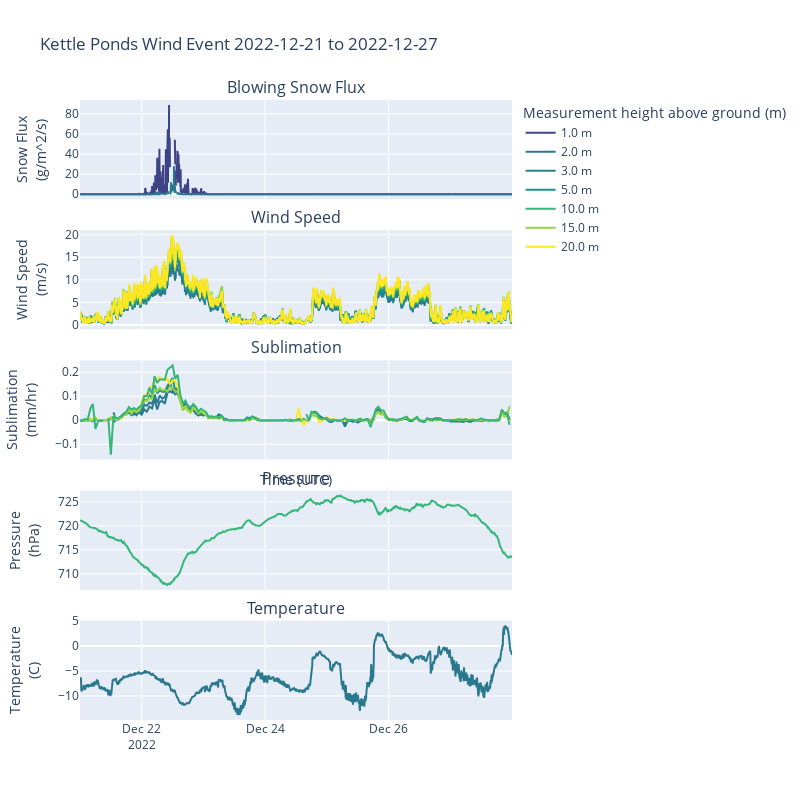

Notebook cell for this chart:
### Code cell
# now let's do the same with facets and plot our wind speed as well
snow_flux = sos_tidy_df.query("measurement=='snow flux'")
wind_speed = sos_tidy_df.query("measurement=='wind speed'")
temperature = sos_tidy_df.query("measurement=='temperature' and tower=='c' and height==2")
pressure = sos_tidy_df.query("measurement=='pressure'")

# create a figure with 3 facets
fig = make_subplots(5,1, 
                    subplot_titles=("Blowing Snow Flux", "Wind Speed", "Sublimation", "Pressure", "Temperature"),
                    shared_xaxes=True, 
                    vertical_spacing=0.05)

# plot the blowing snow flux at the two levels as above
for height in snow_flux.height.unique():
    fig.add_trace(go.Scatter(
        x=snow_flux.query(f"height=={height}")['time'], 
        y=snow_flux.query(f"height=={height}")['value'],
        name=f"{height} m",
        marker_color=color_dict[height]
    ),
    row=1, col=1
    )
# plot the wind speed at the central tower at all heights
wind_speed_central = wind_speed.query("tower=='c'")
# round values to the nearest 10th
wind_speed_central.value = wind_speed_central.value.round(1)
for height in wind_speed_central.height.unique():
    fig.add_trace(go.Scatter(
        x=wind_speed_central.query(f"height=={height}")['time'], 
        y=wind_speed_central.query(f"height=={height}")['value'],
        name=f"{height} m",
        marker_color=color_dict[height]
    ),
    row=2, col=1,
    )
# plot the sublimation rate
for height in sos_sublimation_hourly.height.unique():
    fig.add_trace(go.Scatter(
        x=sos_sublimation_hourly.query(f"height=={height}")['time'], 
        y=sos_sublimation_hourly.query(f"height=={height}")['value'],
        name=f"{height} m",
        marker_color=color_dict[height]
    ),
    row=3, col=1,
    )
# plot the pressure at the central tower
pressure_central_10m = pressure.query("tower=='c' and height==10")
fig.add_trace(go.Scatter(
    x=pressure_central_10m['time'], 
    y=pressure_central_10m['value'],
    showlegend=False,
    marker_color=color_dict[10.0],
    name="10m Pressure"
),
row=4, col=1,
)
# plot the temperature at the central tower at 2m
fig.add_trace(go.Scatter(
    x=temperature['time'], 
    y=temperature['value'],
    showlegend=False,
    marker_color=color_dict[2.0],
    name="2m Temperature"
),
row=5, col=1,
)

# update the layout
fig.update_layout(
    title="Kettle Ponds Wind Event 2022-12-21 to 2022-12-27",
    xaxis3=dict(
        title="Time (UTC)"
    ),
    yaxis1=dict(
        title="Snow Flux<br>(g/m^2/s)"
    ),
    yaxis2=dict(
        title="Wind Speed<br>(m/s)"
    ),
    yaxis3=dict(
        title="Sublimation<br>(mm/hr)"
    ),
    yaxis4=dict(
        title="Pressure<br>(hPa)"
    ),
    yaxis5=dict(
        title="Temperature<br>(C)"
    ),
    legend_title="Measurement height\nabove ground (m)",
    hovermode="x unified",
    width= 800,
    height=800,
)
# update the legend to only show one entry for each height
# https://stackoverflow.com/questions/26939121/how-to-avoid-duplicate-legend-labels-in-plotly-or-pass-custom-legend-labels
names = set()
fig.for_each_trace(
    lambda trace:
        trace.update(showlegend=False)
        if (trace.name in names) else names.add(trace.name))

### Figure 1 — Plotly figure (JSON) as saved in the notebook; plotly's stock layout.template omitted (floating-point values rounded to 4 significant figures; data arrays with more than 128 entries replaced by an {"elided": "..."} marker saying what was removed)
{"data": [{"marker": {"color": "rgb(64, 66, 134)"}, "name": "1.0 m", "type": "scatter", "x": {"elided": "2016 str values"}, "xaxis": "x", "y": {"elided": "2016 float values"}, "yaxis": "y"}, {"marker": {"color": "rgb(42, 120, 142)"}, "name": "2.0 m", "type": "scatter", "x": {"elided": "2016 str values"}, "xaxis": "x", "y": {"elided": "2016 float values"}, "yaxis": "y"}, {"marker": {"color": "rgb(42, 120, 142)"}, "name": "2.0 m", "showlegend": false, "type": "scatter", "x": {"elided": "2016 str values"}, "xaxis": "x2", "y": {"elided": "2016 float values"}, "yaxis": "y2"}, {"marker": {"color": "rgb(39, 127, 142)"}, "name": "3.0 m", "type": "scatter", "x": {"elided": "2016 str values"}, "xaxis": "x2", "y": {"elided": "2016 float values"}, "yaxis": "y2"}, {"marker": {"color": "rgb(34, 144, 140)"}, "name": "5.0 m", "type": "scatter", "x": {"elided": "2016 str values"}, "xaxis": "x2", "y": {"elided": "2016 float values"}, "yaxis": "y2"}, {"marker": {"color": "rgb(53, 183, 121)"}, "name": "10.0 m", "type": "scatter", "x": {"elided": "2016 str values"}, "xaxis": "x2", "y": {"elided": "2016 float values"}, "yaxis": "y2"}, {"marker": {"color": "rgb(146, 214, 65)"}, "name": "15.0 m", "type": "scatter", "x": {"elided": "2016 str values"}, "xaxis": "x2", "y": {"elided": "2016 float values"}, "yaxis": "y2"}, {"marker": {"color": "rgb(253, 231, 37)"}, "name": "20.0 m", "type": "scatter", "x": {"elided": "2016 str values"}, "xaxis": "x2", "y": {"elided": "2016 float values"}, "yaxis": "y2"}, {"marker": {"color": "rgb(42, 120, 142)"}, "name": "2.0 m", "showlegend": false, "type": "scatter", "x": {"elided": "168 str values"}, "xaxis": "x3", "y": {"elided": "168 float values"}, "yaxis": "y3"}, {"marker": {"color": "rgb(34, 144, 140)"}, "name": "5.0 m", "showlegend": false, "type": "scatter", "x": {"elided": "168 str values"}, "xaxis": "x3", "y": {"elided": "168 float values"}, "yaxis": "y3"}, {"marker": {"color": "rgb(39, 127, 142)"}, "name": "3.0 m", "showlegend": false, "type": "scatter", "x": {"elided": "168 str values"}, "xaxis": "x3", "y": {"elided": "168 float values"}, "yaxis": "y3"}, {"marker": {"color": "rgb(253, 231, 37)"}, "name": "20.0 m", "showlegend": false, "type": "scatter", "x": {"elided": "168 str values"}, "xaxis": "x3", "y": {"elided": "168 float values"}, "yaxis": "y3"}, {"marker": {"color": "rgb(146, 214, 65)"}, "name": "15.0 m", "showlegend": false, "type": "scatter", "x": {"elided": "168 str values"}, "xaxis": "x3", "y": {"elided": "168 float values"}, "yaxis": "y3"}, {"marker": {"color": "rgb(53, 183, 121)"}, "name": "10.0 m", "showlegend": false, "type": "scatter", "x": {"elided": "168 str values"}, "xaxis": "x3", "y": {"elided": "168 float values"}, "yaxis": "y3"}, {"marker": {"color": "rgb(53, 183, 121)"}, "name": "10m Pressure", "showlegend": false, "type": "scatter", "x": {"elided": "2016 str values"}, "xaxis": "x4", "y": {"elided": "2016 float values"}, "yaxis": "y4"}, {"marker": {"color": "rgb(42, 120, 142)"}, "name": "2m Temperature", "showlegend": false, "type": "scatter", "x": {"elided": "2016 str values"}, "xaxis": "x5", "y": {"elided": "2016 float values"}, "yaxis": "y5"}], "layout": {"annotations": [{"font": {"size": 16}, "showarrow": false, "text": "Blowing Snow Flux", "x": 0.5, "xanchor": "center", "xref": "paper", "y": 1, "yanchor": "bottom", "yref": "paper"}, {"font": {"size": 16}, "showarrow": false, "text": "Wind Speed", "x": 0.5, "xanchor": "center", "xref": "paper", "y": 0.79, "yanchor": "bottom", "yref": "paper"}, {"font": {"size": 16}, "showarrow": false, "text": "Sublimation", "x": 0.5, "xanchor": "center", "xref": "paper", "y": 0.58, "yanchor": "bottom", "yref": "paper"}, {"font": {"size": 16}, "showarrow": false, "text": "Pressure", "x": 0.5, "xanchor": "center", "xref": "paper", "y": 0.37, "yanchor": "bottom", "yref": "paper"}, {"font": {"size": 16}, "showarrow": false, "text": "Temperature", "x": 0.5, "xanchor": "center", "xref": "paper", "y": 0.16, "yanchor": "bottom", "yref": "paper"}], "height": 800, "hovermode": "x unified", "legend": {"title": {"text": "Measurement height\nabove ground (m)"}}, "title": {"text": "Kettle Ponds Wind Event 2022-12-21 to 2022-12-27"}, "width": 800, "xaxis": {"anchor": "y", "domain": [0, 1], "matches": "x5", "showticklabels": false}, "xaxis2": {"anchor": "y2", "domain": [0, 1], "matches": "x5", "showticklabels": false}, "xaxis3": {"anchor": "y3", "domain": [0, 1], "matches": "x5", "showticklabels": false, "title": {"text": "Time (UTC)"}}, "xaxis4": {"anchor": "y4", "domain": [0, 1], "matches": "x5", "showticklabels": false}, "xaxis5": {"anchor": "y5", "domain": [0, 1]}, "yaxis": {"anchor": "x", "domain": [0.84, 1], "title": {"text": "Snow Flux<br>(g/m^2/s)"}}, "yaxis2": {"anchor": "x2", "domain": [0.63, 0.79], "title": {"text": "Wind Speed<br>(m/s)"}}, "yaxis3": {"anchor": "x3", "domain": [0.42, 0.58], "title": {"text": "Sublimation<br>(mm/hr)"}}, "yaxis4": {"anchor": "x4", "domain": [0.21, 0.37], "title": {"text": "Pressure<br>(hPa)"}}, "yaxis5": {"anchor": "x5", "domain": [0, 0.16], "title": {"text": "Temperature<br>(C)"}}}}
